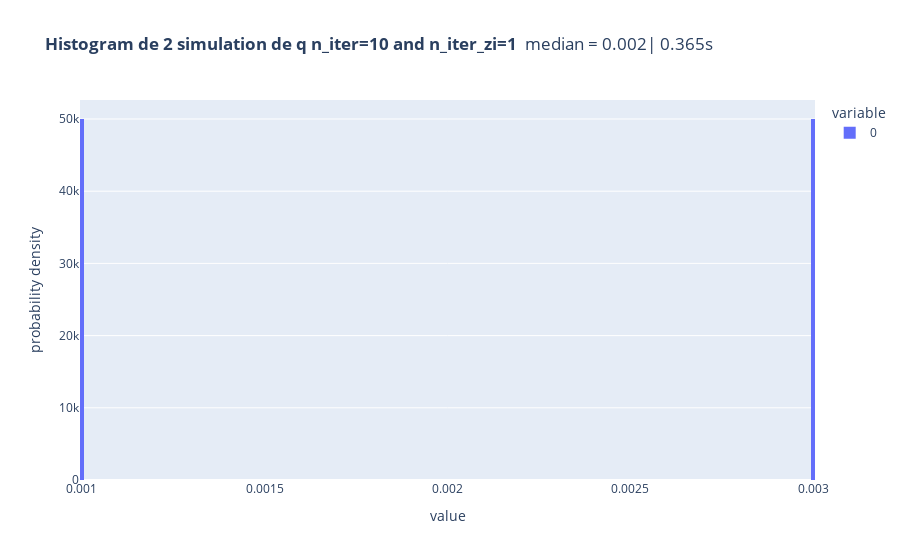

Notebook cell for this chart:
### Code cell
# plot_hist(q_array, f"<b>Histogram de {n_gibbs} simulation de q n_iter={n_iter} and n_iter_zi={n_iter_zi} </b> median = {np.median(q_array)}| {np.round(t2-t1, 3)}s")

### Figure 1 — Plotly figure (JSON) as saved in the notebook; plotly's stock layout.template omitted (floating-point values rounded to 4 significant figures)
{"data": [{"alignmentgroup": "True", "bingroup": "x", "histnorm": "probability density", "hovertemplate": "variable=0<br>value=%{x}<br>probability density=%{y}<extra></extra>", "legendgroup": "0", "marker": {"color": "#636efa", "pattern": {"shape": ""}}, "name": "0", "nbinsx": 400, "offsetgroup": "0", "orientation": "v", "showlegend": true, "type": "histogram", "x": [0.001, 0.003], "xaxis": "x", "yaxis": "y"}], "layout": {"barmode": "relative", "legend": {"title": {"text": "variable"}, "tracegroupgap": 0}, "title": {"text": "<b>Histogram de 2 simulation de q n_iter=10 and n_iter_zi=1 </b> median = 0.002| 0.365s"}, "xaxis": {"anchor": "y", "domain": [0, 1], "title": {"text": "value"}}, "yaxis": {"anchor": "x", "domain": [0, 1], "title": {"text": "probability density"}}}}
